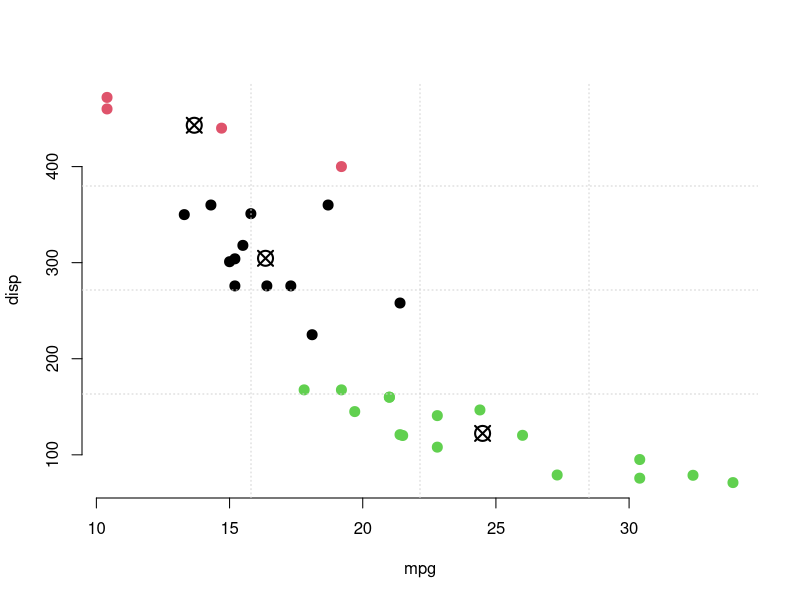

Write R code to recreate this figure.
## ---- chunk 1
library(ggplot2)
clusters <- kmeans(mtcars[,c(1,3)],3)
with(mtcars, plot(mpg, disp, col= clusters$cluster,pch = 20, cex = 2,frame = FALSE))
grid(4, 4, lwd = 1)
points(clusters$centers, pch = 13, cex = 2, lwd = 2)
